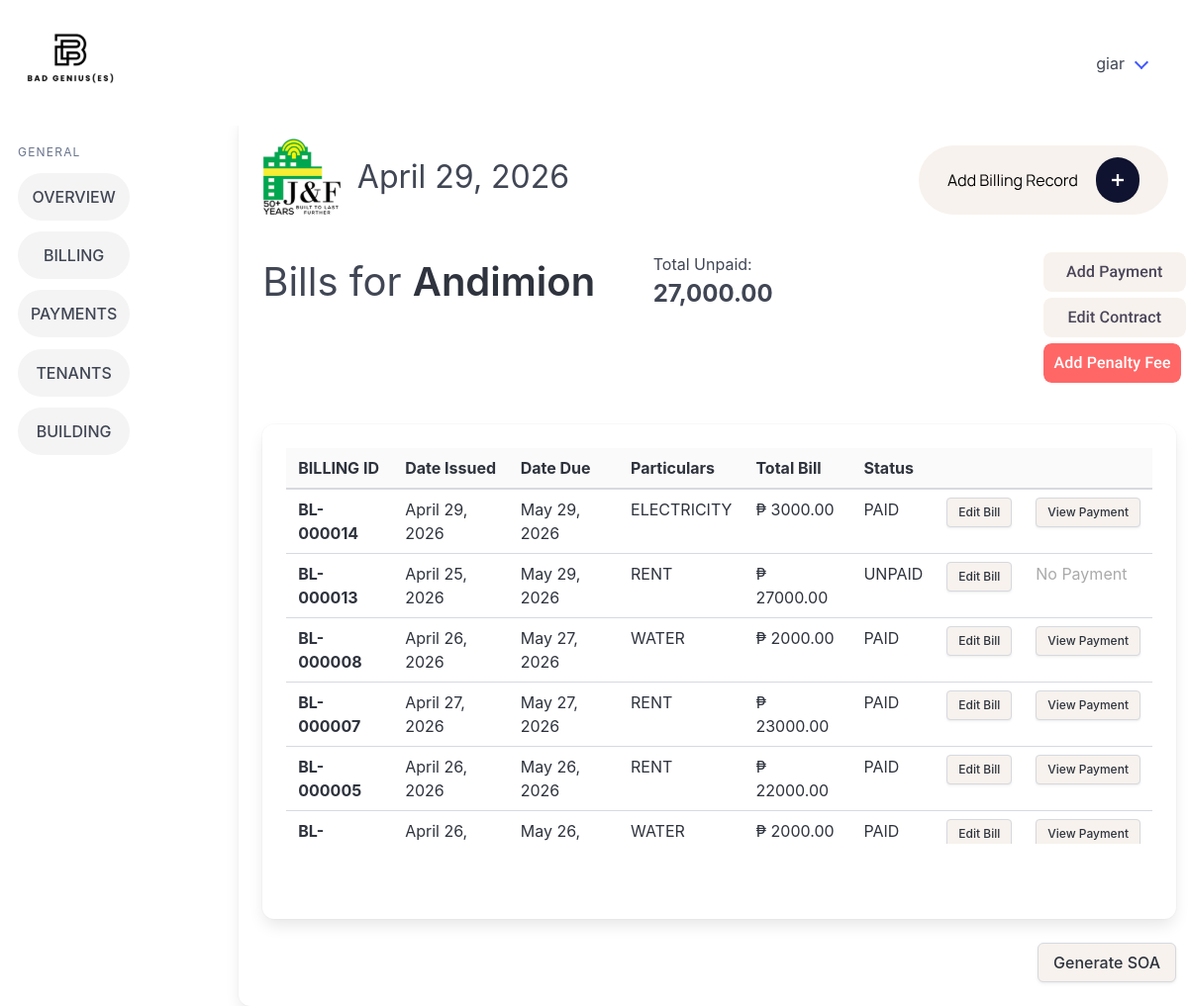
Before: /view_bills/2/ (signed in) with the older database file.
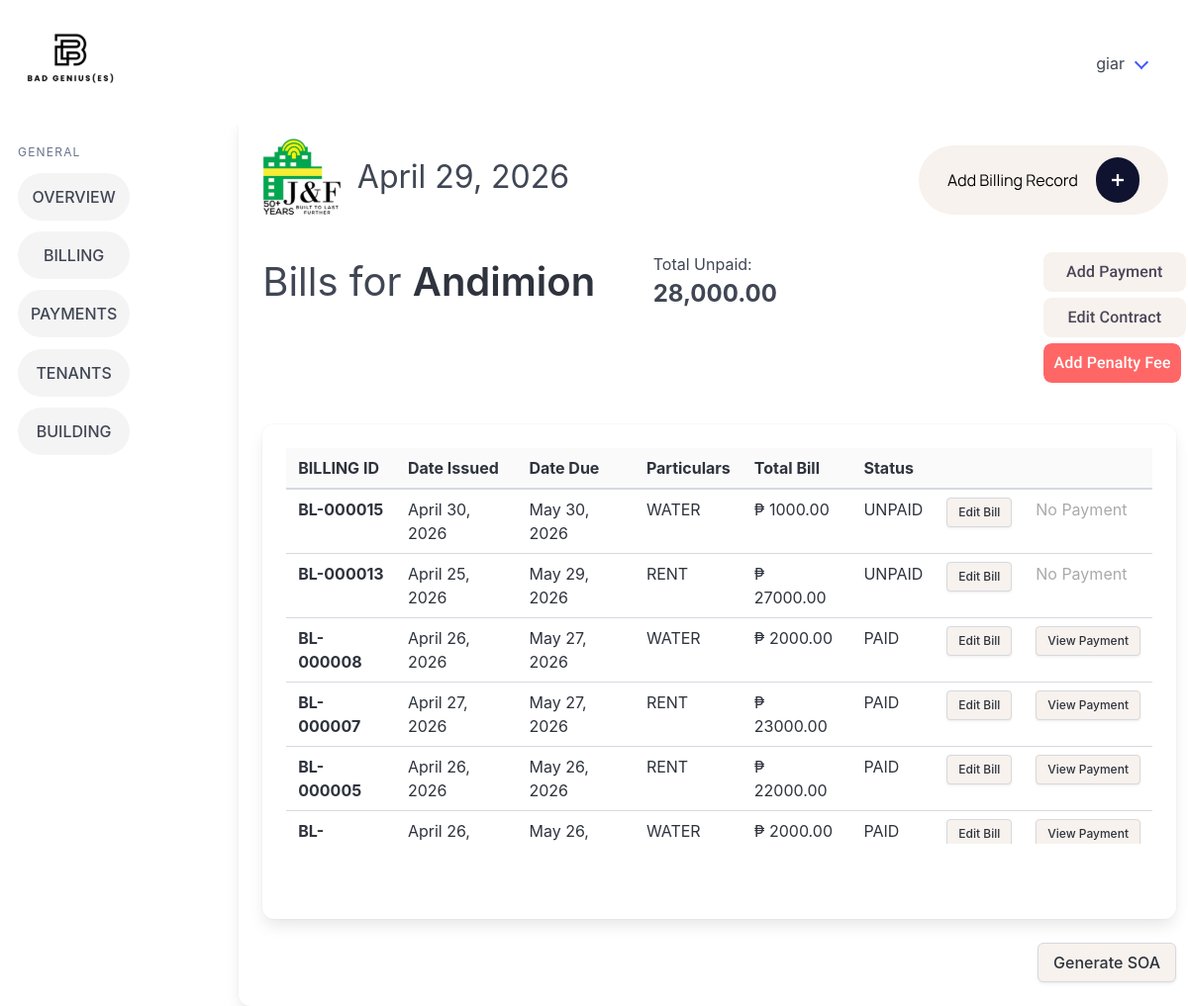
After: the same page with the newer database file.
### billingApp/models.py (models this page shows, shortened)
class Tenant(models.Model):
    companyName = models.CharField(max_length=100, null=True, blank=True)
    contactPerson = models.CharField(max_length=100)
    phoneNumber = models.CharField(max_length=12)
    email = models.CharField(max_length=50)
    carryover_balance = models.DecimalField(max_digits=12, decimal_places=2, default=Decimal('0.00'))
    modified_by = models.ForeignKey("Account", on_delete=models.SET_NULL, null=True, blank=True, related_name="+")
    modified_at = models.DateTimeField(auto_now=True, null=True, blank=True)
    objects = models.Manager

class BillingRecord(models.Model):
    tenant = models.ForeignKey(Tenant, on_delete=models.CASCADE)
    lease = models.ForeignKey(Lease, on_delete=models.CASCADE)
    modified_by = models.ForeignKey("Account", on_delete=models.SET_NULL, null=True, blank=True, related_name="+")
    modified_at = models.DateTimeField(auto_now=True, null=True, blank=True)
    dateIssued = models.DateField()
    dateDue = models.DateField(null=True, blank=True)
    RENT = 'RENT'
    ELECTRICITY = 'ELECTRICITY'
    WATER = 'WATER'
    BILLING_CHOICES = [
        (RENT, 'Rent'),
        (ELECTRICITY, 'Electricity'),
        (WATER, 'Water'),
    ]
    billingFor = models.CharField(max_length=20, choices=BILLING_CHOICES)
    amountDue = models.DecimalField(max_digits=12, decimal_places=2)
    penaltyFee = models.DecimalField(max_digits=12, decimal_places=2, null=True, blank=True)
    STATUS_UNPAID = "UNPAID"
    STATUS_PARTIAL = "PARTIAL"
    STATUS_PAID = "PAID"
    STATUS_UNDERPAID = "UNDERPAID"
    STATUS_OVERPAID = "OVERPAID"
    STATUS_CHOICES = [
        (STATUS_UNPAID, "Unpaid"),
        (STATUS_PARTIAL, "Partial"),
        (STATUS_PAID, "Paid"),
        (STATUS_UNDERPAID, "Underpaid"),
        (STATUS_OVERPAID, "Overpaid"),
    ]
    status = models.CharField(max_length=10, choices=STATUS_CHOICES, default=STATUS_UNPAID)
    balance = models.DecimalField(max_digits=12, decimal_places=2, null=True, blank=True)
    def billing_number(self):
        if self.pk:
            return f"BL-{self.pk:06d}"

### billingApp/views.py (the view)
# urls.py: path('view_bills/<int:pk>/', views.view_bills, name='view_bills'),
@login_required
def view_bills(request, pk):
    tenant = get_object_or_404(Tenant, pk=pk)
    bills = BillingRecord.objects.filter(tenant=tenant).order_by("-id")
    payments = Payment.objects.filter(tenantID=tenant)
    total_unpaid_balance = Decimal("0.00")
    if not (tenant.companyName or "").strip():
        tenant.companyName_display = tenant.contactPerson
    else:
        tenant.companyName_display = tenant.companyName
    for b in bills:
        b.payment = Payment.objects.filter(billingID=b).order_by("-id").first()
        b.balance = b.balance or Decimal("0.00")
        if b.status == BillingRecord.STATUS_OVERPAID:
            b.balance_display = f"{tenant.carryover_balance or Decimal('0.00'):,.2f}"
        elif b.balance > Decimal("0.00"):
            total_unpaid_balance += b.balance
            b.balance_display = f"{b.balance:,.2f}"
        else:
            b.balance_display = "0.00"
    carryover_due = Decimal("0.00")
    if tenant.carryover_balance and tenant.carryover_balance < Decimal("0.00"):
        carryover_due = abs(tenant.carryover_balance)
        total_unpaid_balance += carryover_due
    has_active_lease = Lease.objects.filter(tenantName=tenant, pastLease=False).exists()
    active_lease = Lease.objects.filter(tenantName=tenant, pastLease=False).first()
    date_today = get_date_today()
    return render(
        request,
        'billingApp/view_bills.html',
        {
            "tenant": tenant,
            "bills": bills,
            "payments": payments,
            "has_active_lease": has_active_lease,
            "active_lease": active_lease,
            "date_today": date_today,
            "total_unpaid_balance": f"{total_unpaid_balance:,.2f}",
            "carryover_due_display": f"{carryover_due:,.2f}",
        },
    )

### billingApp/views.py (called while the page is built)
def get_date_today():
    from datetime import datetime
    return datetime.now().strftime("%B %d, %Y")

### billingApp/templates/billingApp/view_bills.html (shortened to what this page needs)
{% extends 'billingApp/base.html' %} {% load static %} {% block content %}
<a href="{% url 'add_bill' pk=tenant.id %}" class="p-5">
</a>
</div>
<div class="columns">
  <div class="column">
    <h1 class="is-size-2">
      Bills for
      <strong>{{tenant.companyName_display}}</strong>
    </h1>
  </div>
  <div class="column">
    <p class="is-size-6">Total Unpaid:</p>
    <h2 class="is-size-4 has-text-weight-bold">{{total_unpaid_balance}}</h2>
  </div>
  <div class="column is-2">
    <a href="{% url 'add_payment' pk=tenant.pk %}">
    </a>
    <a href="{% url 'renew_lease' pk=tenant.pk %}" class="renew-lease-button">
    </a>
    <a href="">
    </a>
  </div>
</div>
<div class="card card3">
  <div class="card-content">
    <div style="overflow: auto; max-height: 400px">
      <table class="table is-fullwidth">
        <thead>
          <tr>
            <th>BILLING ID</th>
            <th>Date Issued</th>
            <th>Date Due</th>
            <th>Particulars</th>
            <th>Total Bill</th>
            <th>Status</th>
            <th></th>
            <th></th>
          </tr>
        </thead>
        <tbody>
          {% for b in bills %}
          <tr>
            <th scope="row">{{ b.billing_number }}</th>
            <td>{{ b.dateIssued }}</td>
            <td>{{ b.dateDue }}</td>
            <td>{{ b.billingFor }}</td>
            <td>₱ {{ b.amountDue }}</td>
            <td>{{ b.status }}</td>
            <td>
              <a href="{% url 'edit_bill' pk=b.pk %}" class="button is-small" style="background-color: #f7f2ed">
                Edit Bill
              </a>
            </td>
            <td>
              {% if b.payment %}
              <a
                href="{% url 'payment_details' pk=b.payment.pk %}"
                class="button is-small"
                style="background-color: #f7f2ed"
              >
                View Payment
              </a>
              {% else %}
              <span style="color: #aaa">No Payment</span>
              {% endif %}
            </td>
          </tr>
          {% endfor %}
        </tbody>
      </table>
    </div>
  </div>
</div>
<div class="columns">
  <div class="column has-text-right">
    {% if has_active_lease %}
    <a href="{% url 'soa' pk=tenant.id %}" class="button" style="background-color: #f7f2ed">Generate SOA</a>
    {% else %}
    <button class="button" style="background-color: #f7f2ed" disabled>Generate SOA</button>
    {% endif %}
  </div>
</div>
{% endblock %}

### billingApp/templates/billingApp/base.html (shortened to what this page needs)
{% load static %}
<!doctype html>
<html lang="en">
  <head>
    <link rel="stylesheet" href="{% static 'billingApp/css/style.css' %}" />
    <link rel="stylesheet" href="https://cdn.jsdelivr.net/npm/bulma@1.0.4/css/bulma.min.css" />
  </head>
  <body>
    <nav class="navbar p-5" role="navigation" aria-label="main navigation">
      <div class="navbar-brand">
        <a class="" href="{% url 'home_page' %}">
        </a>
      </div>
      <div id="navbarBasicExample" class="navbar-menu">
        <div class="navbar-end">
          <div class="navbar-item has-dropdown is-hoverable">
            <a class="navbar-link">{{ user.username }}</a>
          </div>
        </div>
      </div>
    </nav>
    <div class="columns">
      <aside class="menu">
        <p class="menu-label">General</p>
        <ul class="menu-list">
          <li><a href="{% url 'home_page' %}" class="sidebarItems button is-light is-rounded is-fullwidth">OVERVIEW</a></li>
          <li><a href="{% url 'billing_records_main' %}" class="sidebarItems button is-light is-rounded is-fullwidth">BILLING</a></li>
          <li><a href="{% url 'payments_main' %}" class="sidebarItems button is-light is-rounded is-fullwidth">PAYMENTS</a></li>
          <li><a href="{% url 'tenants_main' %}" class="sidebarItems button is-light is-rounded is-fullwidth">TENANTS</a></li>
          <li><a href="{% url 'buildings_main' %}" class="sidebarItems button is-light is-rounded is-fullwidth">BUILDING</a></li>
        </ul>
      </aside>
      {% block logo %}
      <div class="card card1">
        <div class="card-content">
          <div class="columns is-4">
            <div class="column is-1">
            </div>
            <div class="column">
              <h1 class="is-size-3 pt-4 pl-4">{{ date_today }}</h1>
            </div>
    {% endblock %} {% block content %} {% endblock %}
  </body>
</html>

### billingApp/static/billingApp/css/style.css (style rules this page uses)
.menu { position: sticky; display: inline-block; vertical-align: top; max-height: 100vh; overflow-y: auto; width: 200px; top: 0; bottom: 0; padding: 30px; }
.menu .menu-list li { margin-bottom: 0.7rem; }
.menu .menu-list li a { padding: 0.75rem 0.9rem; }
.card1 { margin-left: 80px !important; width: 1200px !important; }
.card3 { min-height: 500px !important; }
thead { background-color: #fafafa !important; }
.sidebarItems { background-color: #f4f4f4 !important; }

Changed rows visible on the page:
removed BillingRecord: billing_number "BL-000014", dateIssued "April 29, 2026", dateDue "May 29, 2026", billingFor "ELECTRICITY", amountDue "3000.00", status "PAID", shows "View Payment"
added BillingRecord: billing_number "BL-000015", dateIssued "April 30, 2026", dateDue "May 30, 2026", billingFor "WATER", amountDue "1000.00", status "UNPAID", shows "No Payment"
Other visible differences:
{{ total_unpaid_balance }}: "27,000.00" → "28,000.00"
